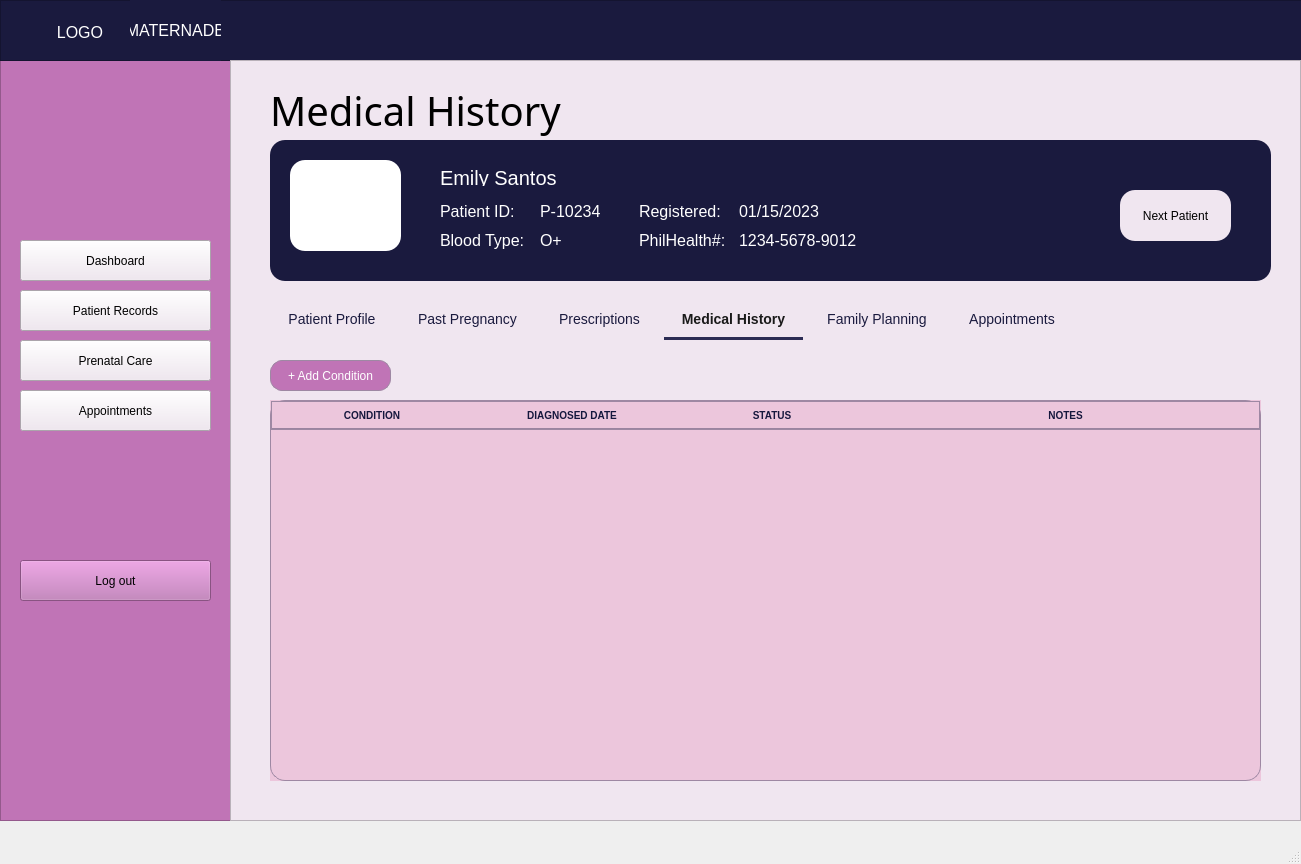
<?xml version="1.0" encoding="UTF-8"?>
<ui version="4.0">
 <class>MainWindow</class>
 <widget class="QMainWindow" name="MainWindow">
  <property name="geometry">
   <rect>
    <x>0</x>
    <y>0</y>
    <width>1301</width>
    <height>864</height>
   </rect>
  </property>
  <property name="sizePolicy">
   <sizepolicy hsizetype="Expanding" vsizetype="Expanding">
    <horstretch>0</horstretch>
    <verstretch>0</verstretch>
   </sizepolicy>
  </property>
  <property name="windowTitle">
   <string>MainWindow</string>
  </property>
  <widget class="QWidget" name="centralwidget">
   <widget class="QFrame" name="frame">
    <property name="geometry">
     <rect>
      <x>0</x>
      <y>60</y>
      <width>231</width>
      <height>761</height>
     </rect>
    </property>
    <property name="sizePolicy">
     <sizepolicy hsizetype="Expanding" vsizetype="Expanding">
      <horstretch>0</horstretch>
      <verstretch>0</verstretch>
     </sizepolicy>
    </property>
    <property name="styleSheet">
     <string notr="true">background-color: rgb(192, 116, 182)</string>
    </property>
    <property name="frameShape">
     <enum>QFrame::StyledPanel</enum>
    </property>
    <property name="frameShadow">
     <enum>QFrame::Raised</enum>
    </property>
    <widget class="QPushButton" name="pushButton">
     <property name="geometry">
      <rect>
       <x>20</x>
       <y>180</y>
       <width>191</width>
       <height>41</height>
      </rect>
     </property>
     <property name="styleSheet">
      <string notr="true">background-color: rgb(240, 230, 240);</string>
     </property>
     <property name="text">
      <string>Dashboard</string>
     </property>
    </widget>
    <widget class="QPushButton" name="pushButton_2">
     <property name="geometry">
      <rect>
       <x>20</x>
       <y>230</y>
       <width>191</width>
       <height>41</height>
      </rect>
     </property>
     <property name="styleSheet">
      <string notr="true">background-color: rgb(240, 230, 240);</string>
     </property>
     <property name="text">
      <string>Patient Records</string>
     </property>
    </widget>
    <widget class="QPushButton" name="pushButton_3">
     <property name="geometry">
      <rect>
       <x>20</x>
       <y>280</y>
       <width>191</width>
       <height>41</height>
      </rect>
     </property>
     <property name="styleSheet">
      <string notr="true">background-color: rgb(240, 230, 240);
</string>
     </property>
     <property name="text">
      <string>Prenatal Care</string>
     </property>
    </widget>
    <widget class="QPushButton" name="pushButton_4">
     <property name="geometry">
      <rect>
       <x>20</x>
       <y>330</y>
       <width>191</width>
       <height>41</height>
      </rect>
     </property>
     <property name="styleSheet">
      <string notr="true">background-color: rgb(240, 230, 240);
</string>
     </property>
     <property name="text">
      <string>Appointments</string>
     </property>
    </widget>
    <widget class="QPushButton" name="pushButton_5">
     <property name="geometry">
      <rect>
       <x>20</x>
       <y>500</y>
       <width>191</width>
       <height>41</height>
      </rect>
     </property>
     <property name="styleSheet">
      <string notr="true"/>
     </property>
     <property name="text">
      <string>Log out</string>
     </property>
    </widget>
   </widget>
   <widget class="QFrame" name="frame_2">
    <property name="geometry">
     <rect>
      <x>0</x>
      <y>0</y>
      <width>1341</width>
      <height>61</height>
     </rect>
    </property>
    <property name="styleSheet">
     <string notr="true">background-color: rgb(26, 26, 62)</string>
    </property>
    <property name="frameShape">
     <enum>QFrame::StyledPanel</enum>
    </property>
    <property name="frameShadow">
     <enum>QFrame::Raised</enum>
    </property>
    <widget class="QLabel" name="label_2">
     <property name="geometry">
      <rect>
       <x>130</x>
       <y>0</y>
       <width>91</width>
       <height>61</height>
      </rect>
     </property>
     <property name="font">
      <font>
       <family>Segoe UI</family>
       <pointsize>12</pointsize>
       <bold>false</bold>
      </font>
     </property>
     <property name="styleSheet">
      <string notr="true">color: rgb(255, 255, 255);</string>
     </property>
     <property name="text">
      <string>MATERNADB</string>
     </property>
     <property name="alignment">
      <set>Qt::AlignCenter</set>
     </property>
    </widget>
    <widget class="QLabel" name="label_3">
     <property name="geometry">
      <rect>
       <x>30</x>
       <y>10</y>
       <width>100</width>
       <height>45</height>
      </rect>
     </property>
     <property name="sizePolicy">
      <sizepolicy hsizetype="Expanding" vsizetype="Expanding">
       <horstretch>0</horstretch>
       <verstretch>0</verstretch>
      </sizepolicy>
     </property>
     <property name="minimumSize">
      <size>
       <width>100</width>
       <height>45</height>
      </size>
     </property>
     <property name="font">
      <font>
       <family>Segoe UI</family>
       <pointsize>12</pointsize>
       <bold>false</bold>
      </font>
     </property>
     <property name="styleSheet">
      <string notr="true">color: rgb(255, 255, 255);</string>
     </property>
     <property name="text">
      <string>LOGO</string>
     </property>
     <property name="alignment">
      <set>Qt::AlignCenter</set>
     </property>
    </widget>
   </widget>
   <widget class="QFrame" name="frame_3">
    <property name="geometry">
     <rect>
      <x>230</x>
      <y>60</y>
      <width>1071</width>
      <height>761</height>
     </rect>
    </property>
    <property name="sizePolicy">
     <sizepolicy hsizetype="Expanding" vsizetype="Expanding">
      <horstretch>0</horstretch>
      <verstretch>0</verstretch>
     </sizepolicy>
    </property>
    <property name="font">
     <font>
      <family>Nirmala UI Semilight</family>
     </font>
    </property>
    <property name="styleSheet">
     <string notr="true">background-color: rgb(240, 230, 240)</string>
    </property>
    <property name="frameShape">
     <enum>QFrame::StyledPanel</enum>
    </property>
    <property name="frameShadow">
     <enum>QFrame::Raised</enum>
    </property>
    <widget class="QLabel" name="label">
     <property name="geometry">
      <rect>
       <x>40</x>
       <y>20</y>
       <width>371</width>
       <height>61</height>
      </rect>
     </property>
     <property name="font">
      <font>
       <family>Arial Black</family>
       <pointsize>30</pointsize>
      </font>
     </property>
     <property name="text">
      <string>Medical History</string>
     </property>
    </widget>
    <widget class="QFrame" name="frame_4">
     <property name="geometry">
      <rect>
       <x>40</x>
       <y>80</y>
       <width>1001</width>
       <height>141</height>
      </rect>
     </property>
     <property name="sizePolicy">
      <sizepolicy hsizetype="Expanding" vsizetype="Expanding">
       <horstretch>0</horstretch>
       <verstretch>0</verstretch>
      </sizepolicy>
     </property>
     <property name="styleSheet">
      <string notr="true">border-radius:15px;
background-color: rgb(26, 26, 62);</string>
     </property>
     <property name="frameShape">
      <enum>QFrame::StyledPanel</enum>
     </property>
     <property name="frameShadow">
      <enum>QFrame::Raised</enum>
     </property>
     <widget class="QFrame" name="frame_5">
      <property name="geometry">
       <rect>
        <x>20</x>
        <y>20</y>
        <width>111</width>
        <height>91</height>
       </rect>
      </property>
      <property name="styleSheet">
       <string notr="true">background-color: rgb(255, 255, 255);</string>
      </property>
      <property name="frameShape">
       <enum>QFrame::StyledPanel</enum>
      </property>
      <property name="frameShadow">
       <enum>QFrame::Raised</enum>
      </property>
     </widget>
     <widget class="QLabel" name="patient_name">
      <property name="geometry">
       <rect>
        <x>170</x>
        <y>30</y>
        <width>411</width>
        <height>16</height>
       </rect>
      </property>
      <property name="sizePolicy">
       <sizepolicy hsizetype="Expanding" vsizetype="Expanding">
        <horstretch>0</horstretch>
        <verstretch>0</verstretch>
       </sizepolicy>
      </property>
      <property name="styleSheet">
       <string notr="true">color: rgb(255, 255, 255);
font-size: 20px</string>
      </property>
      <property name="text">
       <string>Emily Santos</string>
      </property>
     </widget>
     <widget class="QPushButton" name="next_btn">
      <property name="geometry">
       <rect>
        <x>850</x>
        <y>50</y>
        <width>111</width>
        <height>51</height>
       </rect>
      </property>
      <property name="styleSheet">
       <string notr="true">background-color: rgb(240, 230, 240);
border-radius: 15px;</string>
      </property>
      <property name="text">
       <string>Next Patient</string>
      </property>
     </widget>
     <widget class="QWidget" name="layoutWidget">
      <property name="geometry">
       <rect>
        <x>170</x>
        <y>60</y>
        <width>591</width>
        <height>52</height>
       </rect>
      </property>
      <layout class="QGridLayout" name="gridLayout">
       <item row="0" column="0">
        <widget class="QLabel" name="patient_id_label">
         <property name="styleSheet">
          <string notr="true">color: rgb(255, 255, 255);
font-size: 16px</string>
         </property>
         <property name="text">
          <string>Patient ID:</string>
         </property>
        </widget>
       </item>
       <item row="0" column="1">
        <widget class="QLabel" name="placeholder_p_ID">
         <property name="styleSheet">
          <string notr="true">color: rgb(255, 255, 255);
font-size: 16px</string>
         </property>
         <property name="text">
          <string>P-10234</string>
         </property>
        </widget>
       </item>
       <item row="1" column="0">
        <widget class="QLabel" name="patient_id_label_2">
         <property name="styleSheet">
          <string notr="true">color: rgb(255, 255, 255);
font-size: 16px</string>
         </property>
         <property name="text">
          <string>Blood Type:</string>
         </property>
        </widget>
       </item>
       <item row="1" column="1">
        <widget class="QLabel" name="placeholder_p_bloodType">
         <property name="styleSheet">
          <string notr="true">color: rgb(255, 255, 255);
font-size: 16px</string>
         </property>
         <property name="text">
          <string>O+</string>
         </property>
        </widget>
       </item>
       <item row="1" column="2">
        <widget class="QLabel" name="patient_id_label_4">
         <property name="styleSheet">
          <string notr="true">color: rgb(255, 255, 255);
font-size: 16px</string>
         </property>
         <property name="text">
          <string>PhilHealth#:</string>
         </property>
        </widget>
       </item>
       <item row="1" column="3" colspan="3">
        <widget class="QLabel" name="placeholder_philhealth_num">
         <property name="styleSheet">
          <string notr="true">color: rgb(255, 255, 255);
font-size: 16px</string>
         </property>
         <property name="text">
          <string>1234-5678-9012</string>
         </property>
        </widget>
       </item>
       <item row="0" column="2">
        <widget class="QLabel" name="patient_id_label_5">
         <property name="styleSheet">
          <string notr="true">color: rgb(255, 255, 255);
font-size: 16px</string>
         </property>
         <property name="text">
          <string>Registered:</string>
         </property>
        </widget>
       </item>
       <item row="0" column="3">
        <widget class="QLabel" name="placeholder_register_date">
         <property name="styleSheet">
          <string notr="true">color: rgb(255, 255, 255);
font-size: 16px</string>
         </property>
         <property name="text">
          <string>01/15/2023</string>
         </property>
        </widget>
       </item>
      </layout>
     </widget>
    </widget>
    <widget class="QWidget" name="layoutWidget">
     <property name="geometry">
      <rect>
       <x>40</x>
       <y>240</y>
       <width>803</width>
       <height>40</height>
      </rect>
     </property>
     <layout class="QHBoxLayout" name="horizontalLayout">
      <item>
       <widget class="QPushButton" name="pushButton_6">
        <property name="sizePolicy">
         <sizepolicy hsizetype="Expanding" vsizetype="Expanding">
          <horstretch>0</horstretch>
          <verstretch>0</verstretch>
         </sizepolicy>
        </property>
        <property name="styleSheet">
         <string notr="true">QPushButton {
    background: transparent;
    border: none;
    padding: 8px 18px;
    color: rgb(26, 26, 62);
    font-size: 14px;
}
QPushButton:hover {
    color: #000;
}
QPushButton:checked {
    color: #1a1a1a;
    border-bottom: 3px solid #2c2c54;
}
QPushButton:!checked {
    border-bottom: 3px solid transparent;
}</string>
        </property>
        <property name="text">
         <string>Patient Profile</string>
        </property>
        <property name="checkable">
         <bool>true</bool>
        </property>
       </widget>
      </item>
      <item>
       <widget class="QPushButton" name="pushButton_7">
        <property name="sizePolicy">
         <sizepolicy hsizetype="Expanding" vsizetype="Expanding">
          <horstretch>0</horstretch>
          <verstretch>0</verstretch>
         </sizepolicy>
        </property>
        <property name="styleSheet">
         <string notr="true">QPushButton {
    background: transparent;
    border: none;
    padding: 8px 18px;
    color: rgb(26, 26, 62);
    font-size: 14px;
}
QPushButton:hover {
    color: #000;
}
QPushButton:checked {
    color: #1a1a1a;
    border-bottom: 3px solid #2c2c54;
}
QPushButton:!checked {
    border-bottom: 3px solid transparent;
}</string>
        </property>
        <property name="text">
         <string>Past Pregnancy</string>
        </property>
       </widget>
      </item>
      <item>
       <widget class="QPushButton" name="pushButton_8">
        <property name="sizePolicy">
         <sizepolicy hsizetype="Expanding" vsizetype="Expanding">
          <horstretch>0</horstretch>
          <verstretch>0</verstretch>
         </sizepolicy>
        </property>
        <property name="styleSheet">
         <string notr="true">QPushButton {
    background: transparent;
    border: none;
    padding: 8px 18px;
    color: rgb(26, 26, 62);
    font-size: 14px;
}
QPushButton:hover {
    color: #000;
}
QPushButton:checked {
    color: #1a1a1a;
    border-bottom: 3px solid #2c2c54;
}
QPushButton:!checked {
    border-bottom: 3px solid transparent;
}</string>
        </property>
        <property name="text">
         <string>Prescriptions</string>
        </property>
       </widget>
      </item>
      <item>
       <widget class="QPushButton" name="pushButton_9">
        <property name="sizePolicy">
         <sizepolicy hsizetype="Expanding" vsizetype="Expanding">
          <horstretch>0</horstretch>
          <verstretch>0</verstretch>
         </sizepolicy>
        </property>
        <property name="styleSheet">
         <string notr="true">QPushButton {
    background: transparent;
    border: none;
    padding: 8px 18px;
    color: rgb(26, 26, 62);
    font-size: 14px;
    font-weight: bold;
}
QPushButton:hover {
    color: #000;
}
QPushButton:checked {
    color: #1a1a1a;
    border-bottom: 3px solid #2c2c54;
}
QPushButton:!checked {
    border-bottom: 3px solid transparent;
}</string>
        </property>
        <property name="text">
         <string>Medical History</string>
        </property>
        <property name="checkable">
         <bool>true</bool>
        </property>
        <property name="checked">
         <bool>true</bool>
        </property>
       </widget>
      </item>
      <item>
       <widget class="QPushButton" name="pushButton_10">
        <property name="sizePolicy">
         <sizepolicy hsizetype="Expanding" vsizetype="Expanding">
          <horstretch>0</horstretch>
          <verstretch>0</verstretch>
         </sizepolicy>
        </property>
        <property name="styleSheet">
         <string notr="true">QPushButton {
    background: transparent;
    border: none;
    padding: 8px 18px;
    color: rgb(26, 26, 62);
    font-size: 14px;
}
QPushButton:hover {
    color: #000;
}
QPushButton:checked {
    color: #1a1a1a;
    border-bottom: 3px solid #2c2c54;
}
QPushButton:!checked {
    border-bottom: 3px solid transparent;
}</string>
        </property>
        <property name="text">
         <string>Family Planning</string>
        </property>
       </widget>
      </item>
      <item>
       <widget class="QPushButton" name="pushButton_11">
        <property name="sizePolicy">
         <sizepolicy hsizetype="Expanding" vsizetype="Expanding">
          <horstretch>0</horstretch>
          <verstretch>0</verstretch>
         </sizepolicy>
        </property>
        <property name="styleSheet">
         <string notr="true">QPushButton {
    background: transparent;
    border: none;
    padding: 8px 18px;
    color: rgb(26, 26, 62);
    font-size: 14px;
}
QPushButton:hover {
    color: #000;
}
QPushButton:checked {
    color: #1a1a1a;
    border-bottom: 3px solid #2c2c54;
}
QPushButton:!checked {
    border-bottom: 3px solid transparent;
}</string>
        </property>
        <property name="text">
         <string>Appointments</string>
        </property>
       </widget>
      </item>
     </layout>
    </widget>
    <widget class="QFrame" name="left">
     <property name="geometry">
      <rect>
       <x>40</x>
       <y>340</y>
       <width>991</width>
       <height>381</height>
      </rect>
     </property>
     <property name="styleSheet">
      <string notr="true">background-color:rgb(236, 198, 220);
border: 1px solid rgb(158, 136, 163);
border-radius: 15px;</string>
     </property>
     <property name="frameShape">
      <enum>QFrame::StyledPanel</enum>
     </property>
     <property name="frameShadow">
      <enum>QFrame::Raised</enum>
     </property>
     <widget class="QTableWidget" name="medical_history_table">
      <property name="geometry">
       <rect>
        <x>0</x>
        <y>0</y>
        <width>991</width>
        <height>381</height>
       </rect>
      </property>
      <property name="autoFillBackground">
       <bool>true</bool>
      </property>
      <property name="styleSheet">
       <string notr="true">QTableWidget {
    background-color:rgb(236, 198, 220);
    border: 1px solid rgb(158, 136, 163);
    border-radius: 15px;
}
QTableWidget::item {
    background-color: rgb(236, 198, 220);
    color: rgb(21, 23, 61);
    padding: 8px;
    border: none;
    border-bottom: 1px solid rgb(210, 177, 200);
}
QTableWidget::item:selected {
    background-color: rgb(192, 116, 182);
    color: white;
}
QHeaderView::section {
    background-color: rgb(236, 198, 220);
    color: rgb(21, 23, 61);
    font-weight: bold;
    font-size: 10px;
    border: none;
    border-bottom: 1px solid rgb(155, 132, 160);
    padding: 5px;
}
QScrollBar:vertical {
    background: white;
    width: 6px;
    border-radius: 3px;
}
QScrollBar::handle:vertical {
    background: rgb(178, 100, 168);
    border-radius: 3px;
}</string>
      </property>
      <property name="verticalScrollBarPolicy">
       <enum>Qt::ScrollBarAsNeeded</enum>
      </property>
      <property name="editTriggers">
       <set>QAbstractItemView::NoEditTriggers</set>
      </property>
      <property name="alternatingRowColors">
       <bool>false</bool>
      </property>
      <property name="selectionBehavior">
       <enum>QAbstractItemView::SelectRows</enum>
      </property>
      <property name="verticalScrollMode">
       <enum>QAbstractItemView::ScrollPerPixel</enum>
      </property>
      <property name="horizontalScrollMode">
       <enum>QAbstractItemView::ScrollPerPixel</enum>
      </property>
      <property name="showGrid">
       <bool>false</bool>
      </property>
      <property name="columnCount">
       <number>4</number>
      </property>
      <attribute name="horizontalHeaderCascadingSectionResizes">
       <bool>false</bool>
      </attribute>
      <attribute name="horizontalHeaderMinimumSectionSize">
       <number>32</number>
      </attribute>
      <attribute name="horizontalHeaderDefaultSectionSize">
       <number>200</number>
      </attribute>
      <attribute name="horizontalHeaderHighlightSections">
       <bool>true</bool>
      </attribute>
      <attribute name="horizontalHeaderShowSortIndicator" stdset="0">
       <bool>false</bool>
      </attribute>
      <attribute name="horizontalHeaderStretchLastSection">
       <bool>true</bool>
      </attribute>
      <attribute name="verticalHeaderVisible">
       <bool>false</bool>
      </attribute>
      <attribute name="verticalHeaderCascadingSectionResizes">
       <bool>false</bool>
      </attribute>
      <attribute name="verticalHeaderDefaultSectionSize">
       <number>40</number>
      </attribute>
      <column>
       <property name="text">
        <string>CONDITION</string>
       </property>
      </column>
      <column>
       <property name="text">
        <string>DIAGNOSED DATE</string>
       </property>
      </column>
      <column>
       <property name="text">
        <string>STATUS</string>
       </property>
      </column>
      <column>
       <property name="text">
        <string>NOTES</string>
       </property>
      </column>
     </widget>
    </widget>
    <widget class="QPushButton" name="add_condition_btn">
     <property name="geometry">
      <rect>
       <x>40</x>
       <y>300</y>
       <width>121</width>
       <height>31</height>
      </rect>
     </property>
     <property name="sizePolicy">
      <sizepolicy hsizetype="Expanding" vsizetype="Expanding">
       <horstretch>0</horstretch>
       <verstretch>0</verstretch>
      </sizepolicy>
     </property>
     <property name="styleSheet">
      <string notr="true">border-radius: 12px;
background-color: rgb(192, 116, 182);
color: white;
border: 1px solid rgb(158, 136, 163);</string>
     </property>
     <property name="text">
      <string>+ Add Condition</string>
     </property>
    </widget>
   </widget>
  </widget>
  <widget class="QMenuBar" name="menubar">
   <property name="geometry">
    <rect>
     <x>0</x>
     <y>0</y>
     <width>1301</width>
     <height>22</height>
    </rect>
   </property>
  </widget>
  <widget class="QStatusBar" name="statusbar"/>
 </widget>
 <resources/>
 <connections/>
</ui>
